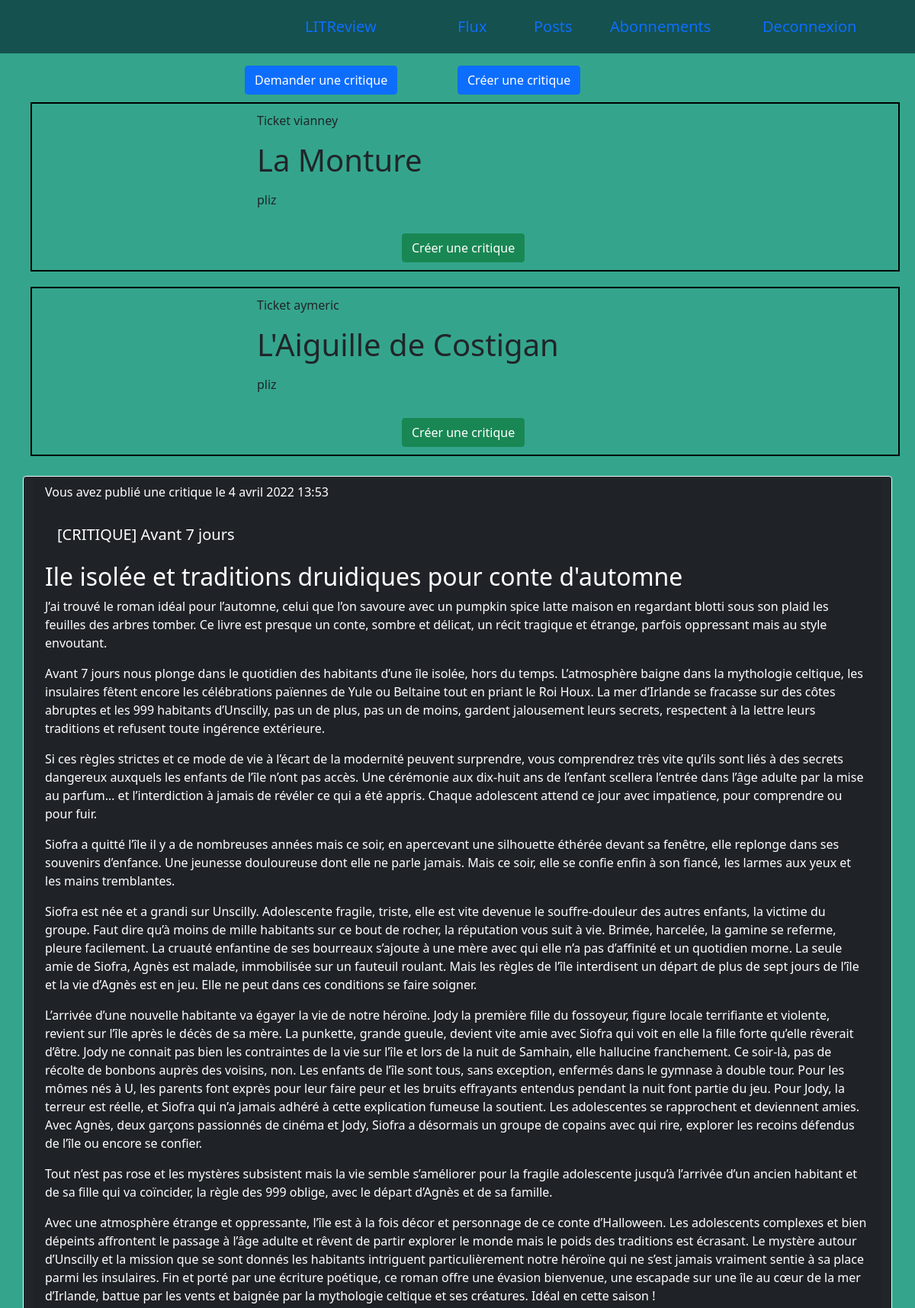
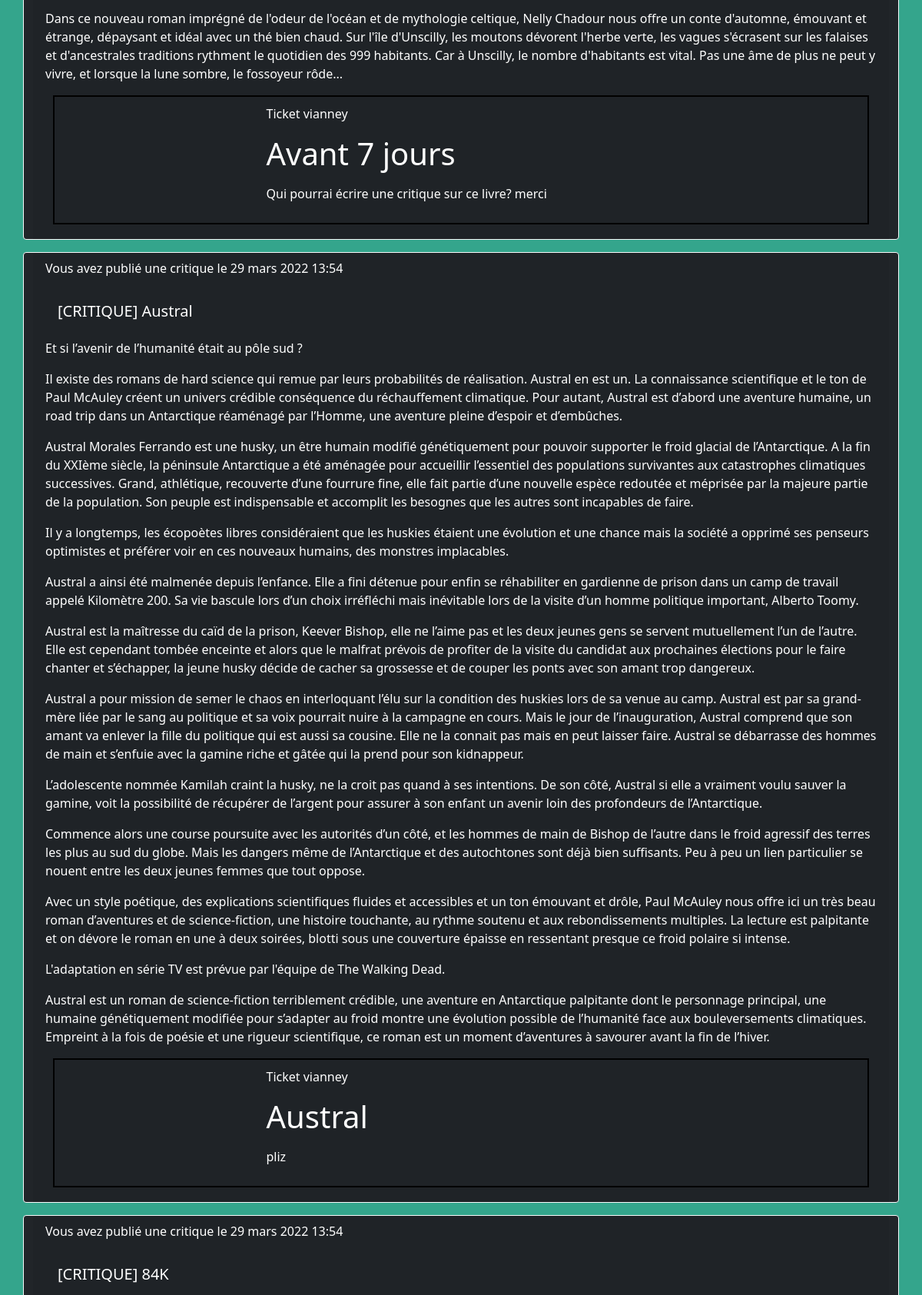
The app's page / (signed in, upper part) with its own data (2 pictures, top to bottom).
### review/models.py (models this page shows)
class Ticket(models.Model):
    title = models.CharField('Titre', max_length=128)
    description = models.TextField(
        'Description',
        blank=True,
        max_length=2048)
    user = models.ForeignKey(
        User,
        related_name='owner',
        on_delete=models.CASCADE,
        verbose_name='Propriétaire ')
    image = models.ImageField(upload_to=rename_file, max_length=255, null=True)
    closed_date = models.DateTimeField(blank=True, null=True)
    time_created = models.DateTimeField(auto_now_add=True)

class Review(models.Model):
    STAR_CHOICES = (
        (0, "0"),
        (1, "1"),
        (2, "2"),
        (3, "3"),
        (4, "4"),
        (5, "5")
    )
    user = models.ForeignKey(User, on_delete=models.CASCADE)
    ticket = models.ForeignKey(to=Ticket, on_delete=models.CASCADE)
    rating = models.PositiveSmallIntegerField(
        choices=STAR_CHOICES,
        validators=[MinValueValidator(0), MaxValueValidator(5)],
        default=1)
    headline = models.CharField(max_length=128)
    body = models.CharField(max_length=8192, blank=True)
    time_created = models.DateTimeField(auto_now_add=True)

### review/views.py (the view)
# urls.py: path('', views.acceuil),
@login_required()
def acceuil(request):
    html_template = './review/accueil.html'
    followed_users = list(
        UserFollows.objects.filter(user=request.user)
        .values_list('followed_user__id', flat=True))
    followed_users.append(request.user.id)
    reviews = Review.objects.filter(
        Q(user__id__in=followed_users) |
        Q(ticket__user=request.user)).order_by('-time_created')
    tickets = Ticket.objects.filter(
        user__id__in=followed_users, closed_date=None
        ).order_by('-time_created')
    for user in followed_users:
        print(f'user.username = {user}')
    for review in reviews:
        print(f'review.headline = {review.headline}')
    for ticket in tickets:
        print(f'ticket.title= {ticket.title}')
    context = {
        'posts': aggregation_tickets_reviews(tickets, reviews),
    }
    return render(request, html_template, context)

### review/templatetags/markdown_extras.py (called while the page is built)
@register.filter()
@stringfilter
def markdown(value):
    return md.markdown(value, extensions=['markdown.extensions.fenced_code'])

### review/views.py (called while the page is built)
def aggregation_tickets_reviews(tickets, reviews):
    tickets = tickets.annotate(content_type=Value('TICKET', CharField()))
    reviews = reviews.annotate(content_type=Value('REVIEW', CharField()))
    posts = sorted(
        chain(reviews, tickets),
        key=lambda post: post.time_created,
        reverse=True
    )
    return posts

### review/templates/review/accueil.html (shortened to what this page needs)
{% extends "litreview/base.html" %}
{% block body %}
<div class="row justify-content-md-center">
    <div class="col-md-3">
        <a href="{% url 'review:create-ticket' %}" class="btn btn-primary">Demander une critique</a>
    </div>
    <div class="col-md-3">
        <a href="{% url 'review:create-review' %}" class="btn btn-primary">Créer une critique</a>
    </div>
</div>
{% for post in posts %}
    {% if post.content_type == 'REVIEW' %}
        {% include 'review/part__review.html' with review=post %}
    {% elif post.content_type == 'TICKET' %}
        {% include 'review/part__ticket.html' with ticket=post %}
    {% endif %}
{% endfor %}
{% endblock %}

### review/templates/review/part__ticket.html (shortened to what this page needs)
{% load markdown_extras %}
<div class="justify-content-md-center ticket">
    <div class="row">
        <div class="col-md-3">
        </div>
        <div class="col-md-8">
            <p> Ticket {{ ticket.user }}</p>
            <h1>{{ ticket.title }}</h1>
            <p> {{ ticket.description | markdown | safe }}</p>
        </div>
    </div>
    {% if title_page is None and ticket.closed_date is None %}
        <div class="row justify-content-md-center mt-3">
            <div class="col-md-2">
                <a class="btn btn-success" href="{% url 'review:create-review-by-ticket' ticket.pk %}">Créer une critique</a>
            </div>
        </div>
    {% endif %}
</div>

### review/templates/review/part__review.html (shortened to what this page needs)
{% load markdown_extras %}
<div class="card text-white bg-dark border-light mt-3">
    <div class="card-header">
        <p>
            {% if review.user == user %}
                Vous avez publié une critique
            {% else %}
                {{ review.user }}
            {% endif %}
                le {{ review.time_created }}
        </p>
        <div class="card-body ">
            <h5 class="card-title">
                {{ review.headline }}
            </h5>
        </div>
        <div class="cold-md-10">
            {{ review.body | markdown | safe }}
        </div>
        {% if not my_posts %}
            {% include 'review/part__ticket.html' with ticket=review.ticket %}
        {% endif %}
    </div>
</div>

### litreview/static/litreview/styles.css (style rules this page uses)
body { background-color: #34A58C; }
.ticket { border: 2px solid black; margin: 10px; padding: 10px; }

### records on screen
Ticket: user "vianney", title "La Monture", description "pliz", shows "Créer une critique"
Ticket: user "aymeric", title "L'Aiguille de Costigan", description "pliz", shows "Créer une critique"
Review: shows "Vous avez publié une critique", time_created "4 avril 2022 13:53", headline "[CRITIQUE] Avant 7 jours", body "Ile isolée et traditions druidiques pour conte d'automne J’ai trouvé le roman idéal pour l’automne, celui que l’on savoure avec un pumpkin spice latte maison en regardant blotti sous son plaid les feuilles des arbres tomber. Ce livre est presque un conte, sombre et délicat, un récit tragique et étrange, parfois oppressant mais au style envoutant. Avant 7 jours nous plonge dans le quotidien des habitants d’une île isolée, hors du temps. L’atmosphère baigne dans la mythologie celtique, les insulaires fêtent encore les célébrations païennes de Yule ou Beltaine tout en priant le Roi Houx. La mer d’Irlande se fracasse sur des côtes abruptes et les 999 habitants d’Unscilly, pas un de plus, pas un…"
Ticket: user "vianney", title "Avant 7 jours", description "Qui pourrai écrire une critique sur ce livre? merci"
Review: shows "Vous avez publié une critique", time_created "29 mars 2022 13:54", headline "[CRITIQUE] Austral", body "Et si l’avenir de l’humanité était au pôle sud ? Il existe des romans de hard science qui remue par leurs probabilités de réalisation. Austral en est un. La connaissance scientifique et le ton de Paul McAuley créent un univers crédible conséquence du réchauffement climatique. Pour autant, Austral est d’abord une aventure humaine, un road trip dans un Antarctique réaménagé par l’Homme, une aventure pleine d’espoir et d’embûches. Austral Morales Ferrando est une husky, un être humain modifié génétiquement pour pouvoir supporter le froid glacial de l’Antarctique. A la fin du XXIème siècle, la péninsule Antarctique a été aménagée pour accueillir l’essentiel des populations survivantes aux…"
Ticket: user "vianney", title "Austral", description "pliz"
Review: shows "Vous avez publié une critique", time_created "29 mars 2022 13:54", headline "[CRITIQUE] 84K"
